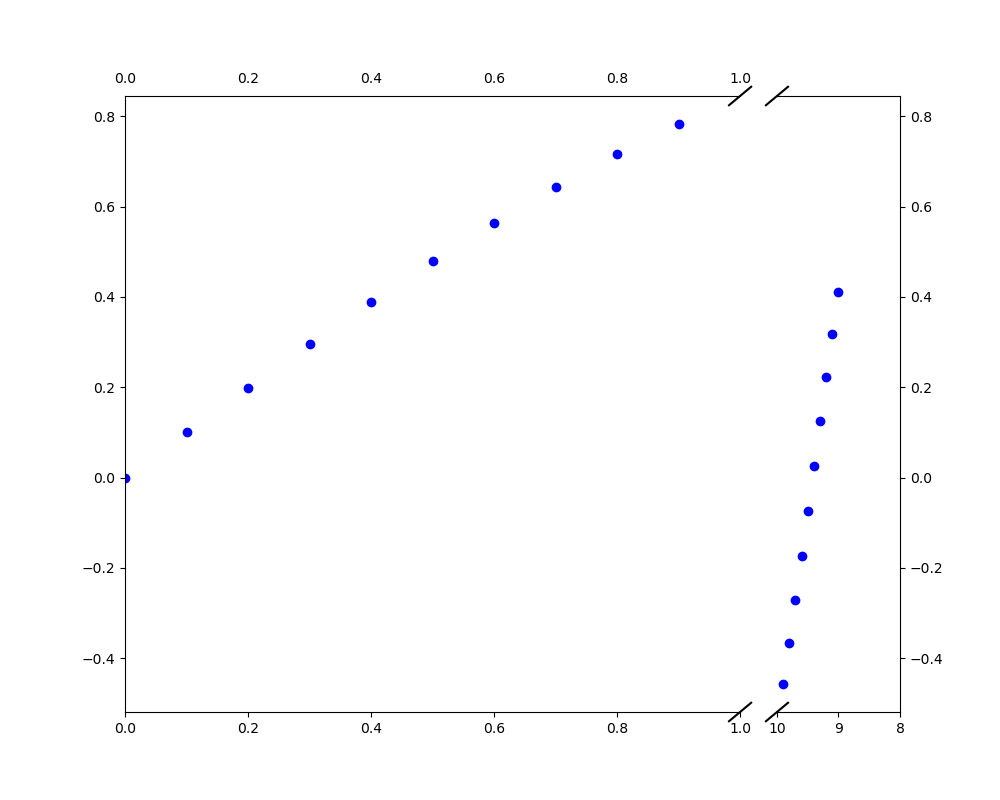

The Python source for this figure:
import matplotlib.pylab as plt
import numpy as np
import matplotlib.gridspec as gridspec

x = np.r_[0:1:0.1, 9:10:0.1]
y = np.sin(x)

n = 5; m = 1;
gs = gridspec.GridSpec(1,2, width_ratios = [n,m])

plt.figure(figsize=(10,8))

ax = plt.subplot(gs[0,0])
ax2 = plt.subplot(gs[0,1], sharey = ax)
plt.setp(ax2.get_yticklabels(), visible=False)
plt.subplots_adjust(wspace = 0.1)

ax.plot(x, y, 'bo')
ax2.plot(x, y, 'bo')

ax.set_xlim(0,1)
ax2.set_xlim(10,8)

# hide the spines between ax and ax2
ax.spines['right'].set_visible(False)
ax2.spines['left'].set_visible(False)
ax.yaxis.tick_left()
ax.tick_params(labeltop='off') # don't put tick labels at the top
ax2.yaxis.tick_right()

d = .015 # how big to make the diagonal lines in axes coordinates
# arguments to pass plot, just so we don't keep repeating them
kwargs = dict(transform=ax.transAxes, color='k', clip_on=False)

on = (n+m)/n; om = (n+m)/m;
ax.plot((1-d*on,1+d*on),(-d,d), **kwargs) # bottom-left diagonal
ax.plot((1-d*on,1+d*on),(1-d,1+d), **kwargs) # top-left diagonal
kwargs.update(transform=ax2.transAxes) # switch to the bottom axes
ax2.plot((-d*om,d*om),(-d,d), **kwargs) # bottom-right diagonal
ax2.plot((-d*om,d*om),(1-d,1+d), **kwargs) # top-right diagonal
plt.savefig("discontinuous_axis_method5.png")